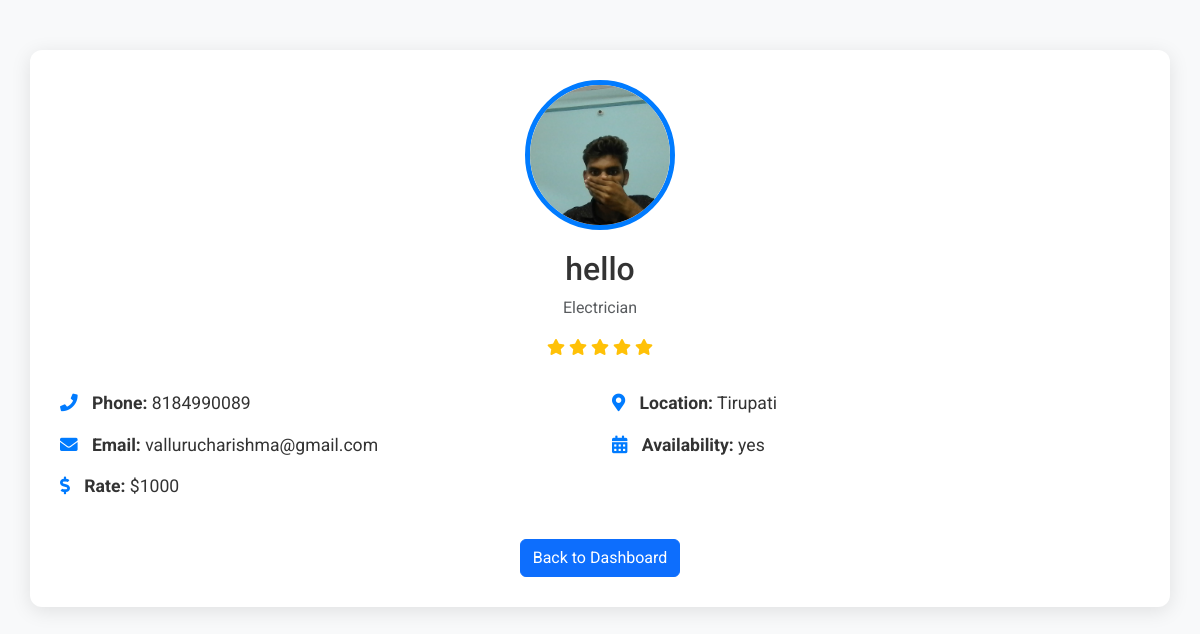
Page /worker_details/3 on the committed database.
### tables this page shows
CREATE TABLE worker_data (
            id INTEGER PRIMARY KEY AUTOINCREMENT,
            worker_id INTEGER,
            fullname TEXT,
            email TEXT,
            phone TEXT,
            location TEXT,
            photo TEXT,
            skills TEXT,
            rate INTEGER ,
            avalability TEXT,
            FOREIGN KEY(worker_id) REFERENCES users(id)
        );

### local.py (the view)
@app.route("/worker_details/<int:worker_id>")
def worker_details(worker_id):
    conn = sqlite3.connect("workers.db")
    conn.row_factory = sqlite3.Row  # Use this to access columns by name
    c = conn.cursor()
    c.execute("SELECT * FROM worker_data WHERE id=?", (worker_id,))
    worker = c.fetchone()
    conn.close()
    if worker:
        return render_template("worker_home.html", worker=worker)
    else:
        flash("Worker not found.")
        return redirect(url_for("dashboard"))

### templates/worker_home.html (shortened to what this page needs)
<!DOCTYPE html>
<html>
<head>
    <link href="https://cdn.jsdelivr.net/npm/bootstrap@5.3.3/dist/css/bootstrap.min.css" rel="stylesheet">
    <link rel="stylesheet" href="https://cdnjs.cloudflare.com/ajax/libs/font-awesome/5.15.3/css/all.min.css">
</head>
<body class="bg-light">
<div class="container profile-card">
    <div class="profile-header">
        <img src={{ url_for('static', filename='photos/' ~worker[6]) }} alt="{{ worker['fullname'] }}" class="profile-photo">
        <h2>{{ worker['fullname'] }}</h2>
        <p class="text-muted">{{ worker['skills'] }}</p>
        <div class="star-rating">
            {% for _ in range(worker['rate'] // 200) %} <i class="fas fa-star text-warning"></i> {% endfor %}
        </div>
    </div>
    <div class="row">
        <div class="col-md-6">
            <div class="info-item">
                <i class="fas fa-phone icon"></i> <strong>Phone:</strong> {{ worker['phone'] }}
            </div>
            <div class="info-item">
                <i class="fas fa-envelope icon"></i> <strong>Email:</strong> {{ worker['email'] }}
            </div>
            <div class="info-item">
                <i class="fas fa-dollar-sign icon"></i> <strong>Rate:</strong> ${{ worker['rate'] }}
            </div>
        </div>
        <div class="col-md-6">
            <div class="info-item">
                <i class="fas fa-map-marker-alt icon"></i> <strong>Location:</strong> {{ worker['location'] }}
            </div>
            <div class="info-item">
                <i class="fas fa-calendar-alt icon"></i> <strong>Availability:</strong> {{ worker['avalability'] }}
            </div>
        </div>
    </div>
    <div class="text-center mt-4">
        <a href="{{ url_for('dashboard') }}" class="btn btn-primary">Back to Dashboard</a>
    </div>
</div>
</body>
</html>

### templates/worker_home.html (style rules this page uses)
body { background-color: #f0f2f5; font-family: 'Roboto', sans-serif; color: #333; }
.profile-card { background-color: #ffffff; border-radius: 12px; box-shadow: 0 4px 20px rgba(0, 0, 0, 0.1); padding: 30px; margin-top: 50px; }
.profile-header { text-align: center; margin-bottom: 30px; }
.profile-photo { width: 150px; height: 150px; object-fit: cover; border-radius: 50%; border: 5px solid #007bff; margin-bottom: 20px; }
.info-item { font-size: 1.1em; margin-bottom: 15px; }
.info-item .icon { color: #007bff; margin-right: 10px; }

### rows in the picture
worker_data: photo (picture), fullname "hello", skills "Electrician", phone "8184990089", email "vallurucharishma@gmail.com", rate "1000", location "Tirupati", avalability "yes"
